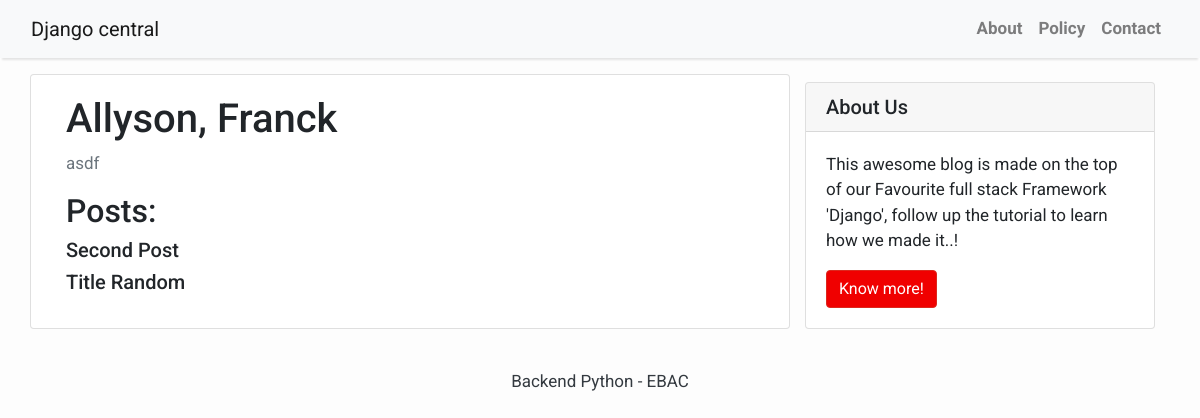
The app's page /authors/1/ with its own data.
### blog/models/author.py (models this page shows, shortened)
class Author(models.Model):
    user = models.OneToOneField(User, on_delete=models.CASCADE)
    bio = models.TextField()
    photo = models.ImageField(upload_to='authors/', blank=True, null=True)

### blog/models/post.py (models this page shows, shortened)
class Post(models.Model):
    title = models.CharField(max_length=200, unique=False)
    slug = models.SlugField(max_length=200, unique=True)
    author = models.ForeignKey(Author, on_delete=models.CASCADE, related_name="blog_posts")
    updated_on = models.DateTimeField(auto_now=True)
    content = models.TextField()
    created_on = models.DateTimeField(auto_now_add=True)
    status = models.IntegerField(choices=STATUS, default=0)
    category = models.ForeignKey(Category, on_delete=models.SET_DEFAULT, default=None, null=True)
    class Meta:
        ordering = ['-created_on']

### blog/views/author_view.py (the view)
# urls.py: path('authors/<int:pk>/', views.AuthorDetailView.as_view(), name='author_detail'),
class AuthorDetailView(generic.DetailView):
    model = Author
    template_name = 'author_detail.html'

### templates/author_detail.html
{% extends 'base.html' %} {% block content %}
<div class="container">
  <div class="row">
    <div class="col-md-8 card mb-4  mt-3 left  top">
      <div class="card-body">
        <h1>{% block title %} {{ author.user.last_name }}, {{ author.user.first_name}} {% endblock title %}</h1>
        <p class=" text-muted">{{ author.bio }}</p>
        <h2>Posts:</h2>
        {% for post in author.blog_posts.all %}
        <h5>{{post.title}}</h5>
        {% endfor %}
      </div>
    </div>
    {% block sidebar %} {% include 'sidebar.html' %} {% endblock sidebar %}
  </div>
</div>
{% endblock content %}

### templates/base.html (style rules this page uses)
body { font-family: "Roboto", sans-serif; font-size: 17px; background-color: #fdfdfd; }

### records on screen
Author: user.last_name "Allyson", user.first_name "Franck", bio "asdf"
Post: title "Second Post"
Post: title "Title Random"
